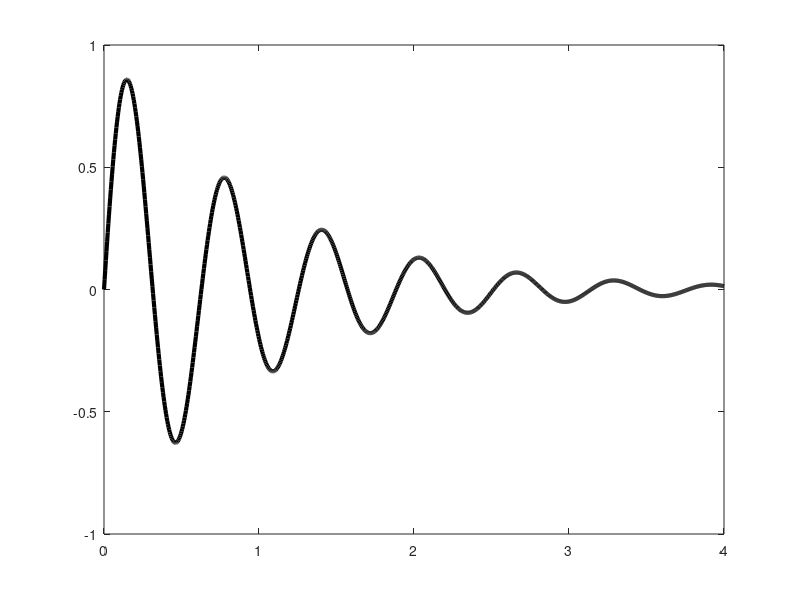

Recreate this plot in MATLAB. (Note: this script raises an error after producing the figure.)


%% 
% Raw plot:

% Make up some data:
x = linspace(0,4,1000);  % create vector `x`
y = exp(-x) .* sin(10*x);           % calculate the associated vector y = f(x) 
z = exp(-x) .* 1; 
w = -1*exp(-x) .* 1; 

figure; 

plot(x,y, 'color','black', "LineWidth", 3);
hold on
plot(x,z, 'color','blue', "LineWidth", 3, 'LineStyle', '- -');
plot(x,w, 'color','blue', "LineWidth", 3, 'LineStyle', ':');
hold off; 

title("Amortization Profile");
xlabel('Time in seconds'); 
ylabel('Height from initial posiition (cm)') 









